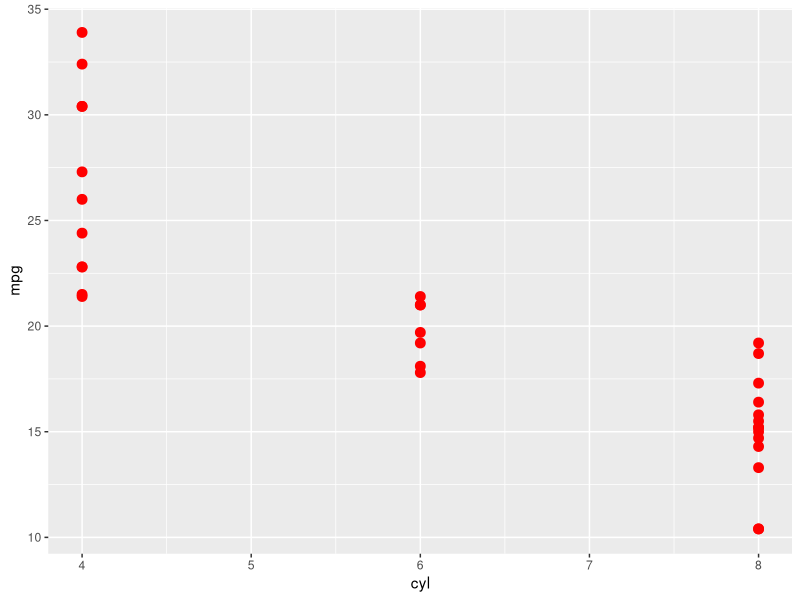

Generate this figure with R:
# this is some example code in R
find.package("tidyverse")
library(tidyverse)
data(mtcars)
mycars <- mtcars %>% select(mpg,cyl)
ggplot(mycars,aes(cyl,mpg)) +
  geom_point(colour="red",size=3)
